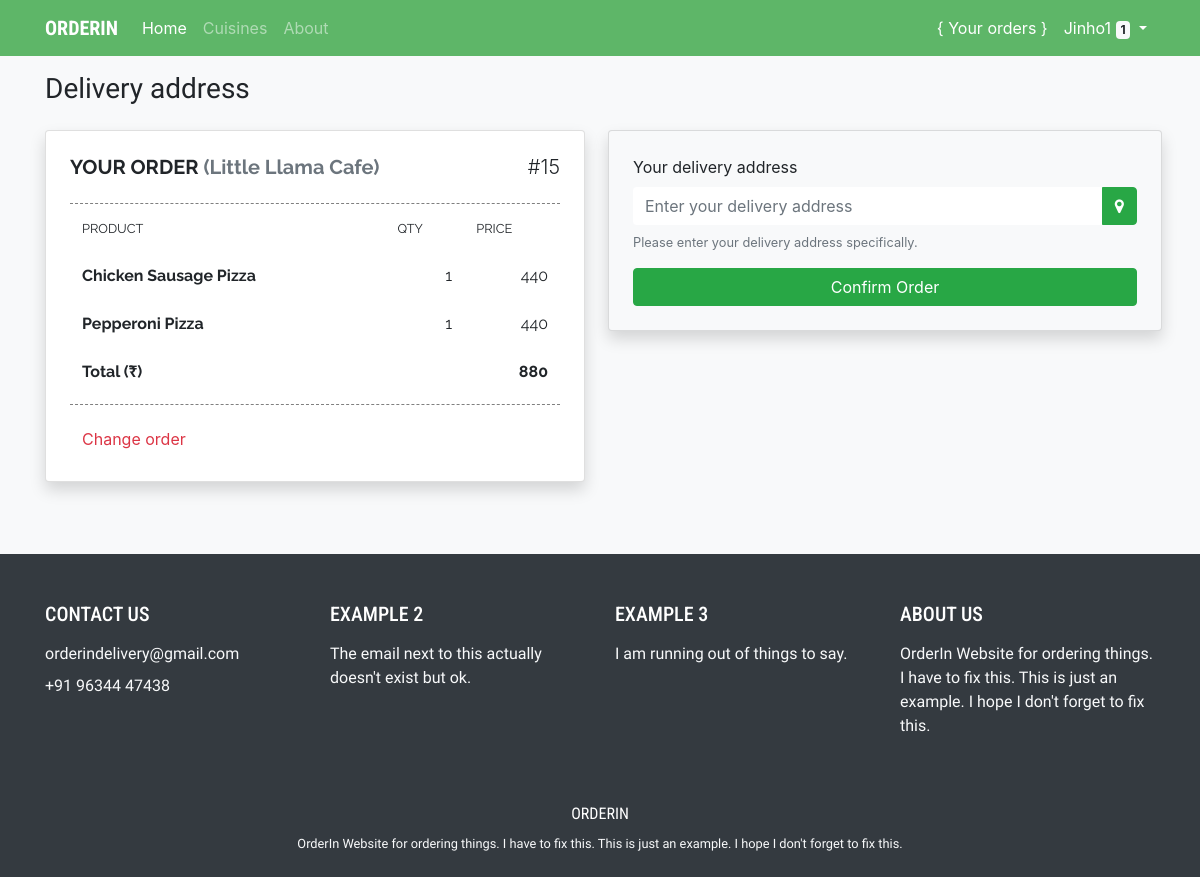
Screenshot of /address/1 (signed in) with the database file from the repository.
### food/models.py (models this page shows, shortened)
class Restaurant(models.Model):
    name = models.CharField(max_length=50)
    nick = models.CharField(max_length=10, blank=True)
    cuisine = models.ManyToManyField(Cuisine, related_name='restaurants')
    description = models.TextField(blank=True)
    phoneNumber = models.CharField(max_length=50, blank=True)
    url = models.URLField(blank=True)
    openTime = models.TimeField(blank=True, null=True)
    closeTime = models.TimeField(blank=True, null=True)

class Order(models.Model):
    user = models.ForeignKey(User, on_delete=models.CASCADE, related_name='orders')
    restaurant = models.ForeignKey(Restaurant, on_delete=models.CASCADE, related_name='orders')
    address = models.CharField(max_length=100, blank=True)
    status = models.IntegerField(default=0)
    orderedTime = models.DateTimeField(null=True)
    confirmedTime = models.DateTimeField(null=True)
    deliveredTime = models.DateTimeField(null=True)
    totalPrice = models.IntegerField(default=0)

class OrderItem(models.Model):
    orderList = models.ForeignKey(Order, on_delete=models.CASCADE, related_name='items')
    menuItem = models.ForeignKey(MenuItem, on_delete=models.CASCADE, related_name='orders')
    price = models.IntegerField(default=0)
    count = models.IntegerField(default=0)

class MenuItem(models.Model):
    name = models.CharField(max_length=50)
    price = models.IntegerField()
    description = models.TextField(blank=True)
    image = models.ImageField(upload_to='menu_item', blank=True)
    category = models.ForeignKey('Category', on_delete=models.CASCADE, related_name='menu', null=True)
    totalCount = models.IntegerField(default=0)

### food/views.py (the view)
# urls.py: path("address/<int:restaurantId>", views.address, name='address'),
@login_required
def address(request, restaurantId):
    try:
        restaurant = Restaurant.objects.get(pk=restaurantId)
    except Post.DoesNotExist:
        raise Http404("Restaurant does not exist")
    context = {
        "restaurant": restaurant
    }
    if request.user.is_authenticated:
        if request.method == 'POST':
            address = request.POST['address']
            if address == "":
                return HttpResponseRedirect(reverse('address', args=[restaurantId]))
            else:
                orderId = request.POST['orderId']
                order = Order.objects.get(id=orderId)
                order.address = address
                order.status = 1
                order.save()
                return HttpResponseRedirect(reverse('orders'))
        else:
            context['loggedIn'] = True
            try:
                currentOrder = Order.objects.get(user=request.user, restaurant=restaurant, status=0)
                context['currentOrder'] = currentOrder
            except:
                return HttpResponseRedirect(reverse('restaurant', args=[restaurantId]))
                print('Something went wrong.')
    else:
        context['loggedIn'] = False
    return render(request, "food/address.html", context)

### food/templatetags/food_extra.py (called while the page is built)
@register.filter
def multiply(value, arg):
    return value * arg

### food/templates/food/address.html (shortened to what this page needs)
{% extends "food/base.html" %}
{% load static %}
{% load food_extra %}
{% block body %}
<h3 class="my-3" id="f1">Delivery address</h3>
<div class="row mt-4 mb-5">
  <div class="col-12 col-lg-6 mb-4">
    <div class="card shadow" id="filter">
      <div class="card-body py-4 px-4" id="order-div">
        {% if loggedIn %}
        <div class="d-flex justify-content-between">
          <h5 class="card-text font-weight-bold f2">YOUR ORDER <span class="text-secondary">({{ restaurant.name }})</span></h5>
          <h5 class="font-weight-light">#{{ currentOrder.id }}</h5>
        </div>
        {% else %}
          <h5 class="card-text font-weight-bold f2">PLEASE LOGIN TO ORDER</h5>
        {% endif %}
        <hr class="orderList">
        <table class="table table-borderless f2 mt-n3">
          <thead>
             <tr class="font-weight-bold">
               <th scope="col"><small>PRODUCT</small></th>
               <th scope="col"><small>QTY</small></th>
               <th scope="col"><small>PRICE</small></th>
             </tr>
           </thead>
          <tbody id="order-list">
              {% for item in currentOrder.items.all %}
                <tr id="order-item-{{ item.id }}">
                  <td class="font-weight-bold">{{ item.menuItem.name }}</td>
                  <td class="text-right item-count">{{ item.count }}</td>
                  <td class="text-right item-price">{{ item.menuItem.price|multiply:item.count }}</td>
                </tr>
              {% endfor %}
          </tbody>
          <tfoot>
            <tr class="font-weight-bold">
              {% if currentOrder %}
                <td>Total (&#8377;)</td>
                <td></td>
                <td class="text-right"><span id="total-price">{{ currentOrder.totalPrice }}</span></td>
              {% else %}
                <td>Total (&#8377;)</td>
                <td></td>
                <td class="text-right"><span id="total-price">0</span></td>
              {% endif %}
            </tr>
          </tfoot>
        </table>
        <hr class="orderList mt-n2">
        <a class="btn btn-outline-danger border-0" href="{% url 'restaurant' restaurant.id %}">Change order</a>
      </div>
    </div>
  </div>
  <div class="col-12 col-lg-6 px-1 px-lg-2">
    <div class="card bg-light p-4 shadow rounded">
      <form action="{% url 'address' restaurant.id %}" method="post">
        <div class="form-group">
          <label for="exampleInputEmail1">Your delivery address</label>
          <div class="input-group mb-3">
            <input type="text" id="address" class="form-control border-0" name="address" value="" placeholder="Enter your delivery address">
            <div class="input-group-append">
              <div style="cursor: pointer;" class="btn btn-success" onclick="getLocation()"><i class="fa fa-map-marker" aria-hidden="true"></i></div>
            </div>
          </div>
          <small id="addressHelp" class="form-text text-muted mt-n2">Please enter your delivery address specifically.</small>
        </div>
        <button class="btn btn-success btn-block" type="submit" name="button">Confirm Order</button>
      </form>
    </div>
  </div>
</div>
{% endblock %}

### food/templates/food/nav.html (shortened to what this page needs)
<nav class="navbar sticky-top navbar-expand-lg navbar-dark" id="navback">
  <div class="container">
  <a class="navbar-brand font-weight-bold" href="{% url 'index' %}" id="logo">ORDERIN</a>
  <div class="collapse navbar-collapse" id="navbarSupportedContent">
    <ul class="navbar-nav mr-auto">
      <li class="nav-item active">
        <a class="nav-link" href="{% url 'index' %}">Home  <span class="sr-only">(current)</span></a>
      </li>
      <li class="nav-item">
        <a class="nav-link" href="{% url 'cuisines' %}">Cuisines</a>
      </li>
      <li class="nav-item">
        <a class="nav-link" href="{% url 'about' %}">About</a>
      </li>
    </ul>
    {% if request.user.is_authenticated %}
    <ul class="navbar-nav ml-auto">
      <li class="nav-item">
        <a class="nav-link text-white" href="{% url 'orders' %}">{ Your orders }</a>
      </li>
      <li class="nav-item dropdown">
        <a class="nav-link dropdown-toggle text-white" href="#" id="navbarDropdown" role="button" data-toggle="dropdown" aria-haspopup="true" aria-expanded="false">
          {{ user.username|title }} {% if user.profile.phoneNumber %}+91 {{ user.profile.phoneNumber }}{% else %}<span class="badge badge-light">1</span>{% endif %}
        </a>
      </li>
    </ul>
    {% else %}
    <a class="btn btn-outline-light border-0 my-2 my-sm-0 mx-0 mx-md-2 d-block" href="{% url 'login' %}">Login</a>
    <a class="btn btn-outline-light my-2 my-sm-0 d-block" href="{% url 'register' %}">Register</a>
    {% endif %}
  </div>
  </div>
</nav>

### static/food/index.css (style rules this page uses)
#logo { font-family: 'Roboto Condensed', sans-serif; }
#navback { background-color: #5EB668 !important; }
#f1 { font-family: 'Nanum Gothic', sans-serif; }
.f2 { font-family: 'Raleway', sans-serif; }
#filter { position: -webkit-sticky; position: sticky; top: 80px; }
.orderList { border-top: 1px dashed grey; }

### rows the page displays
Restaurant: name "Little Llama Cafe"
Order: id "15", totalPrice "880"
OrderItem: menuItem.name "Chicken Sausage Pizza", count "1", menuItem.price|multiply "440"
OrderItem: menuItem.name "Pepperoni Pizza", count "1", menuItem.price|multiply "440"

### other values shown
{{ user.username|title }} "Jinho1"
